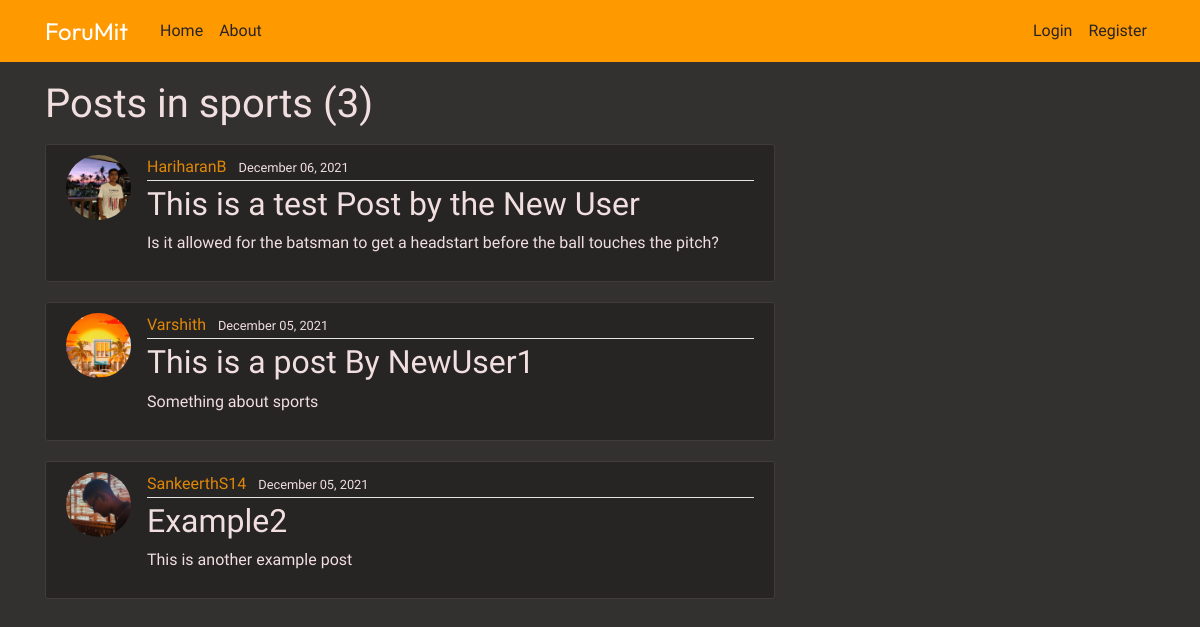
The app's page /cat/sports with its own data.
### blog/models.py (models this page shows, shortened)
class Post(models.Model):
    title = models.CharField(max_length=100)
    category = models.CharField(max_length=100)
    content = models.TextField()
    date_posted = models.DateTimeField(default=timezone.now)
    author = models.ForeignKey(User, on_delete=models.CASCADE)

### users/models.py (models this page shows, shortened)
class Profile(models.Model):
    user = models.OneToOneField(User, on_delete=models.CASCADE)
    image = models.ImageField(default='default.jpg', upload_to='profile_pics')

### blog/views.py (the view)
# urls.py: path('cat/<str:category>', CatPostListView.as_view(), name='cat-posts'),
class CatPostListView(ListView):
    model = Post
    template_name = 'blog/cat_posts.html'  # <app>/<model>_<viewtype>.html
    context_object_name = 'posts'
    paginate_by = 5
    def get_queryset(self):
        return Post.objects.filter(category=self.kwargs.get('category')).order_by('-date_posted')

### blog/templates/blog/cat_posts.html (shortened to what this page needs)
{% extends "blog/base.html" %}
{% block content %}
<h1 class="mb-3">Posts in {{ view.kwargs.category }} ({{ page_obj.paginator.count }})</h1>
{% for post in posts %}
<article class="media content-section">
    <img class="rounded-circle article-img" src="{{ post.author.profile.image.url }}">
    <div class="media-body">
        <div class="article-metadata">
            <a class="mr-2" href="{% url 'user-posts' post.author.username %}">{{ post.author }}</a>
            <small class="text-muted">{{ post.date_posted|date:"F d, Y" }}</small>
        </div>
        <h2><a class="article-title" href="{% url 'post-detail' post.id %}">{{ post.title }}</a></h2>
        <p class="article-content">{{ post.content }}</p>
    </div>
</article>
{% endfor %}
    {% endblock content %}

### blog/static/blog/main.css (style rules this page uses)
body { background: #333030; color: #333333; margin-top: 5rem; font-family: 'Signika', sans-serif; }
h1, h2, h3, h4, h5, h6, p { color: #f1dfdf; }
.content-section { background: #272424; padding: 10px 20px; border: 1px solid #413c3c; border-radius: 3px; margin-bottom: 20px; }
.article-title { color: #f1dfdf; }
.article-content { white-space: pre-line; color: #f1dfdf; }
.article-img { height: 65px; width: 65px; margin-right: 16px; }
.article-metadata { padding-bottom: 1px; margin-bottom: 4px; border-bottom: 1px solid #e3e3e3; }
.text-muted { color: #f1dfdf!important; }
a { color: #ff9900da; text-decoration: none; background-color: transparent; }

### records on screen
Post: author.profile.image (picture), author "HariharanB", date_posted "December 06, 2021", title "This is a test Post by the New User", content "Is it allowed for the batsman to get a headstart before the ball touches the pitch?"
Post: author.profile.image (picture), author "Varshith", date_posted "December 05, 2021", title "This is a post By NewUser1", content "Something about sports"
Post: author.profile.image (picture), author "SankeerthS14", date_posted "December 05, 2021", title "Example2", content "This is another example post"

### other values on screen
{{ view.kwargs.category }} "sports"
{{ page_obj.paginator.count }} "3"
